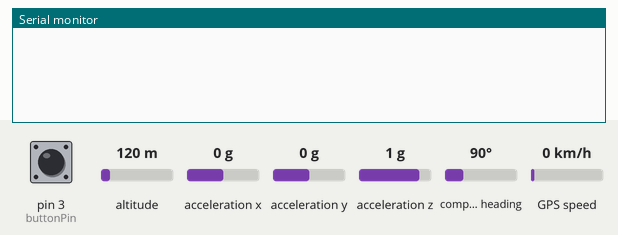
Simulated run of this sketch. Board: Arduino Mega 2560, built with avr-gcc and run on an emulated ATmega2560. On the bench: the last lines printed to the serial monitor. The test bench sets the inputs (shaded band); at power-on: pin 3 (buttonPin) LOW, acceleration z 1 g, acceleration x 0 g, acceleration y 0 g, altitude 120 m, compass heading 90°, GPS speed 0 km/h. The GPS gets a fix after 3 s at 37.7749, -122.4194 with 8 satellites.

Above: at 2.2 s.
2.3 s: pin 3 (buttonPin) pulled HIGH for 1.2 s
At 3.11 s:
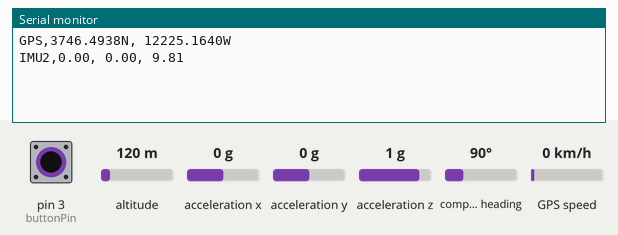
5.0 s: acceleration z set to 1.4 g
At 5.1 s:
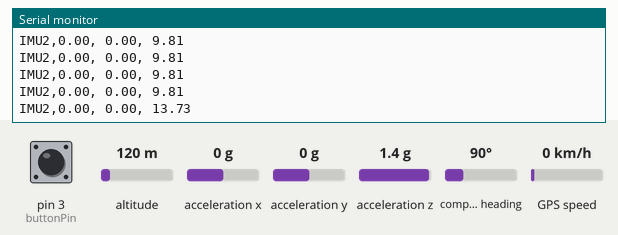
9.3 s: acceleration x set to -1.4 g
At 9.38 s:
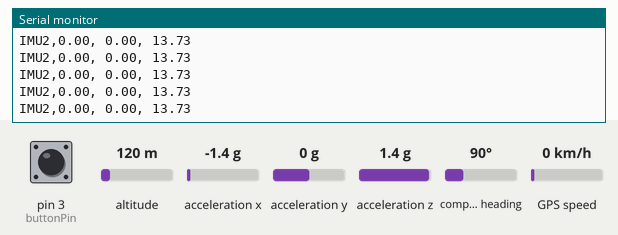
10.8 s: acceleration y set to -1.4 g
At 10.85 s:
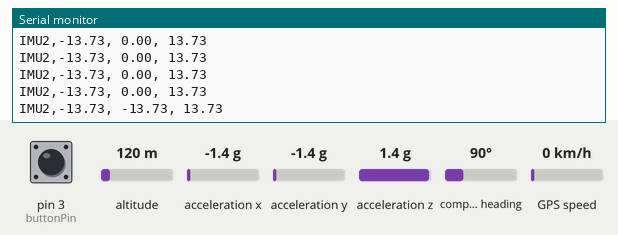

The sketch:

Merged_281019_working_pompen.ino
```cpp
// HERE WE ARE GOING TO DEFINE SOME VARIABLES THAT CAN BE RECALLED LATER IN THE SCRIPT //

const int buttonPin = 3;        // declare the number of the pushbutton pin
int buttonState = 0;            // variable for reading the pushbutton status
long lastDebounceTime = 0;      // the last time the output pin was toggled
long debounceDelay = 50;        // the debounce time; increase if the output flickers


// HERE WE ARE GOING TO INCLUDE SOME LIBRARIES USED TO RUN THE SENSORS AND INTERPRET THE DATA //

#include <Wire.h>               // include this library for the sensor to work
#include <Adafruit_Sensor.h>    // include this library for the sensor to work
#include <Adafruit_BNO055.h>    // include this library for the sensor to work
#include <utility/imumaths.h>   // include this library for the sensor to work
#include <Adafruit_GPS.h>       // include the GPS library for the sensor to work

// HERE WE DEFINE SOME FACTORS AND ATTRIBUTES OF THE SCRIPT AND ITS COMPONENTS //

#define GPSSerial Serial1                          // define the serial hardware used here for the GPS sensor
Adafruit_GPS GPS(&GPSSerial);                      // define some serial stuff
#define BNO055_SAMPLERATE_DELAY_MS (100)           // set the time delay between accelerometer readings
#define GPSECHO false                              // set the echo to false otherwise raw data is pumped out
uint32_t timer = millis();                         // set the counter time


Adafruit_BNO055 bno = Adafruit_BNO055(55, 0x28);   // some details about the sensor

// HERE WE DEFINE THE SCRIPT USED TO DISPLAY THE IMU SENSOR DETAILS //

void displaySensorDetails(void)         // Function to read sensor details in the serial monitor
{
  sensor_t sensor;                      // Get the sensor details from the chip
  bno.getSensor(&sensor);               // Get the sensor details from the chip
  delay(500);
}

// HERE WE DEFINE THE FUNCTION USED TO READ AND PRINT THE STATUS OF THE IMU SENSOR //

void displaySensorStatus(void)          // Function to display sensor details in the serial monitor
{

  uint8_t system_status, self_test_results, system_error;                     // Get the system status values (mostly for debugging purposes) //
  system_status = self_test_results = system_error = 0;                       // Get the system status values (mostly for debugging purposes) //
  bno.getSystemStatus(&system_status, &self_test_results, &system_error);     // Get the system status values (mostly for debugging purposes) //
  delay(500);
}

// HERE WE DEFINE THE FUNCTION USED TO DISPLAY THE CALIBRATION DETAILS OF THE IMU CHIP //

void displayCalStatus(void)                                   // Function to read sensor calibration details in the serial monitor
{

  uint8_t system, gyro, accel, mag;                           // Get the four calibration values (0..3) //
  system = gyro = accel = mag = 0;                            // Any sensor data reporting 0 should be ignored //
  bno.getCalibration(&system, &gyro, &accel, &mag);           // 3 means 'fully calibrated" //

  Serial.print("\t");
  if (!system)                     // The data should be ignored until the system calibration is > 0 //
  {
    Serial.print("! ");
  }
  Serial.print("Sys:");            // Display the individual values //
  Serial.print(system, DEC);       // Display the individual values //
  Serial.print(" G:");             // Display the individual values //
  Serial.print(gyro, DEC);         // Display the individual values //
  Serial.print(" A:");             // Display the individual values //
  Serial.print(accel, DEC);        // Display the individual values //
  Serial.print(" M:");             // Display the individual values //
  Serial.print(mag, DEC);          // Display the individual values //

}

// HERE IS THE FUNCTION TO OPERATE THE IMU SENSOR AND PRINT THE DETAILS IN THE SERIAL MONITOR //

void getdata() {                            // Function to read sensor details and display them in the serial monitor

  sensors_event_t event;                    // Fetch data from the sensor //
  bno.getEvent(&event);                     // Fetch data from the sensor //

 imu::Vector<3> accel2 = bno.getVector(Adafruit_BNO055::VECTOR_ACCELEROMETER);    // function to translate sensor data into useful vector information //

// HERE IS HOW WE WANT THE DATA TO BE PRINTED IN THE SERIAL MONITOR SO THAT IT CAN BE INTERRETED BY THE DCD HUB //

  Serial.print("IMU2,");         // Display the floating point data //
  Serial.print(accel2.x());      // Display the floating point data //
  Serial.print(", ");            // Display the floating point data //
  Serial.print(accel2.y());      // Display the floating point data //
  Serial.print(", ");            // Display the floating point data //
  Serial.print(accel2.z());      // Display the floating point data //
  Serial.print("\t\t");          // Display the floating point data //

  int i= i+1 ;                              // i increases - used for setting data read time //
  Serial.println("");                       // New line for the next sample //
  delay(BNO055_SAMPLERATE_DELAY_MS);        // Wait the specified delay before requesting nex data //
}

// HERE IS THE FUNCTION USED TO SETUP AND CONFIGURE THE ARDUINO ONCE IT IS POWERED ON //

void setup() {

  pinMode(buttonPin, INPUT);          // Declare the button as an input //
  Serial.begin(115200);               // Set the baud rate of the serial monitor //

  if(!bno.begin())                    // Initialise the sensor //
  bno.setExtCrystalUse(true);

// SCRIPT USED TO SETUP AND INITIALISE THE GPS SENSOR //

  GPS.begin(9600);                                              // declare GPS data read speed //
  GPS.sendCommand(PMTK_SET_NMEA_OUTPUT_RMCGGA);                 // send the NMEA capture command to the sensor for RMCGGA data //
  GPS.sendCommand(PMTK_SET_NMEA_OUTPUT_RMCONLY);                // send the NMEA capture command to the sensor for RMConly data //
  GPS.sendCommand(PMTK_SET_NMEA_UPDATE_1HZ);                    // 1 Hz update rate //
  GPS.sendCommand(PGCMD_ANTENNA);                               // Display the floating point data //
  delay(1000);                                                  // Delay //
  GPSSerial.println(PMTK_Q_RELEASE);                            // print release version //
}

// HERE IS THE CONTINUOUS SCRIPT USED TO RUN THE ARDUINO ONCE THE SETUP LOOP IS FINISHED //

void loop() {

// HERE WE MAKE THE GPS CHIP SEND AND RECEIVE COMMANDS FROM THE SATELLITES, AND THEN FORMAT IT INTO USABLE INFORMATION //

  char c = GPS.read();                        // Read the GPS sensor //
  if (GPSECHO)                              // if echo function data is captured in this script //
  if (c) Serial.print(c);                   // if data is received from the sensor then parse and print it //
  if (GPS.newNMEAreceived()) {              // if new NMEA data is received //
  if (!GPS.parse(GPS.lastNMEA()))           // this also sets the newNMEAreceived() flag to false //
  return;                                   // we can fail to parse a sentence in which case we should just wait for another //

// HERE WE ASSESS HOW LONG IT HAS BEEN SINCE THE BUTTON HAS BEEN PRESSED IN ORDER TO OVERCOME NOISE AND MECHANICAL POOR PERFORMANCE (DEBOUNCE) //

  buttonState = digitalRead(buttonPin);                       // Sample the state of the button - is it pressed or not? //
  if ( (millis() - lastDebounceTime) > debounceDelay) {       // Filter out any noise by setting a time buffer //

  if (buttonState == HIGH)  {                                       // if the button has been pressed //

// HERE IS THE FUNCTION USED TO PRINT THE GPS DETAILS TO THE SERIAL MONITOR //

      Serial.print ("GPS,") ;                                       // print the GPS tag //
      Serial.print(GPS.latitude, 4); Serial.print(GPS.lat);         // print the GPS latitude data //
      Serial.print(", ");                                           // print a comma //
      Serial.print(GPS.longitude, 4); Serial.println(GPS.lon);      // print the GPD longtitude data //

// HERE WE CALL THE IMU READ FUNCTION TO HAPPEN 100 TIMES //

 for (int i = 0; i <= 100; i++) {                      // Call the data capture to happen in a desired number of instances of  i (rising) (100) //

// RUN THE VOID FUNCTION DECLARED EARLIER IN THE SCRIPT TO READ FROM THE IMU //

   getdata() ;                                                // Trigger the data capture function

}}

//HERE WE RESET THE CLOCK TO SEE IF THE BUTTON HAS BEEN PRESSED AGAIN //

   lastDebounceTime = millis();                         //reset the current time

  }}}
```

Measured:
- after the input at 2.3 s, the serial monitor: prints a new line after 0.70 s (image 1)
- after the input at 5.0 s, the serial monitor: prints a new line after 0.10 s (image 2)
- after the input at 10.8 s, the serial monitor: prints a new line after 0.05 s (image 4)
